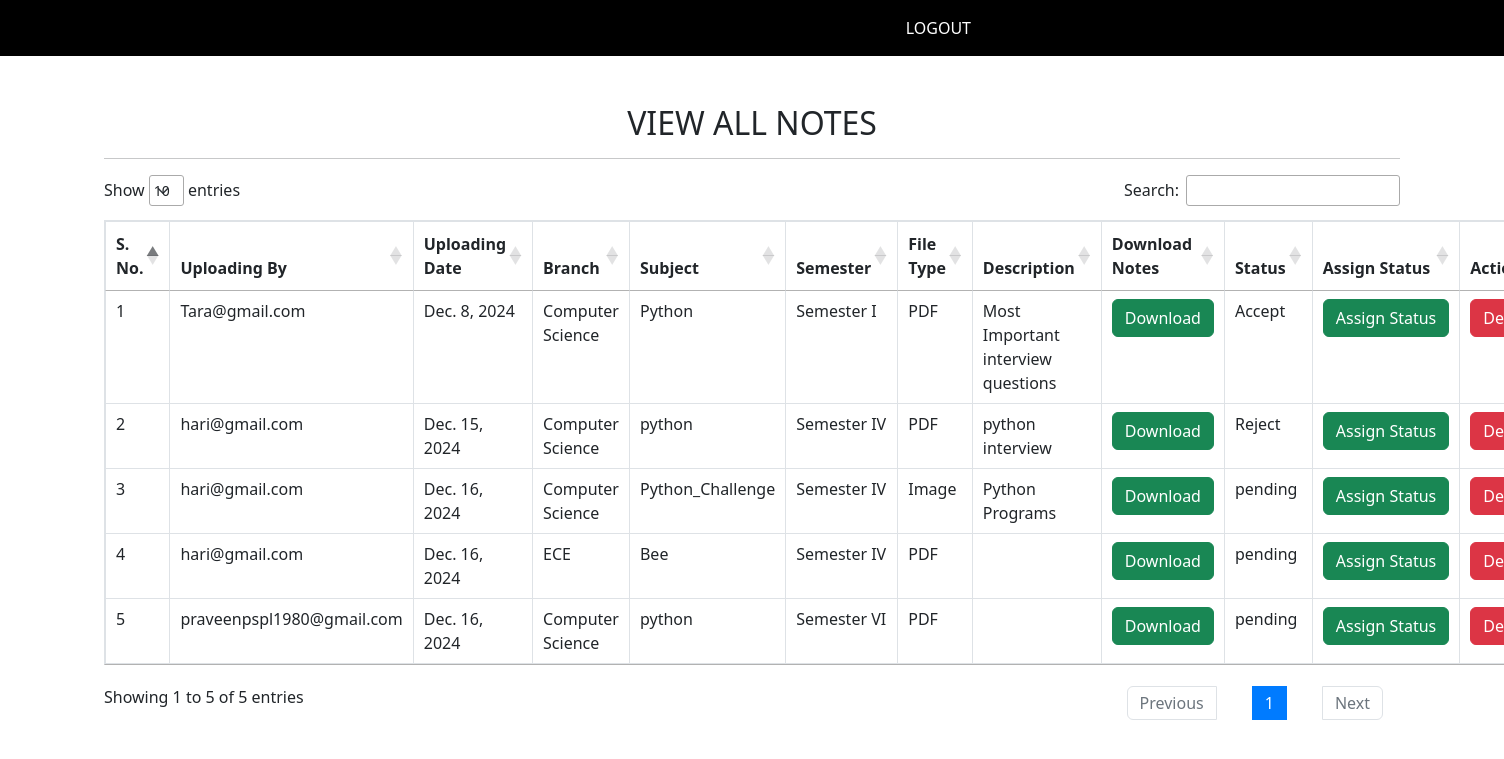
Page /all_notes (signed in) on the committed database.
### Notes/models.py (models this page shows, shortened)
class Notes(models.Model):
    user = models.ForeignKey(User, on_delete=models.CASCADE)
    uploadingdate= models.DateField(auto_now_add=True)
    branch = models.CharField(max_length=40)
    subject=models.CharField(max_length=40)
    designation=models.CharField(max_length=40,default="student")
    notesFile= models.FileField(null=True)
    filetype=models.CharField(max_length=40)
    description= models.CharField(max_length=200,null=True)
    status=models.CharField(max_length=40)
    semester=models.CharField(max_length=50,default="unknown")

### Notes/views.py (the view)
# urls.py: path('all_notes', all_notes, name='all_notes'),
def all_notes(request):
    if not request.user.is_authenticated:
        return redirect('admin_login')
    notes = Notes.objects.all()
    d = {'notes': notes}
    return render(request, 'all_notes.html', d)

### Notes/templates/all_notes.html (shortened to what this page needs)
{% extends 'admin_navigation.html' %}
{% load static %}
{% block body %}
<link rel="stylesheet" href="https://cdn.datatables.net/1.13.6/css/jquery.dataTables.min.css">
<link rel="stylesheet" href="https://cdn.datatables.net/1.13.6/css/dataTables.bootstrap5.min.css">
<link rel="stylesheet" href="https://maxcdn.bootstrapcdn.com/bootstrap/5.3.0/css/bootstrap.min.css">
<div class="container mt-5">
    <h2 class="text-center">VIEW ALL NOTES</h2>
    <hr>
    <table class="table table-bordered" id="example">
        <thead>
            <tr>
                <th>S. No.</th>
                <th>Uploading By</th>
                <th>Uploading Date</th>
                <th>Branch</th>
                <th>Subject</th>
                <th>Semester</th>
                <th>File Type</th>
                <th>Description</th>
                <th>Download Notes</th>
                <th>Status</th>
                <th>Assign Status</th>
                <th>Action</th>
            </tr>
        </thead>
        <tbody>
            {% for i in notes %}
            <tr>
                <td>{{ forloop.counter }}</td>
                <td>{{ i.user.username }}</td>
                <td>{{ i.uploadingdate }}</td>
                <td>{{ i.branch }}</td>
                <td>{{ i.subject }}</td>
                <td>{{ i.semester }}</td>
                <td>{{ i.filetype }}</td>
                <td>{{ i.description }}</td>
                <td>
                    <a href="{{ i.notesFile.url }}" class="btn btn-success" download>Download</a>
                </td>
                <td>{{ i.status }}</td>
                <td><a href="{% url 'assign_status' i.id %}" class="btn btn-success">Assign&nbsp;Status</a></td>
                <td>
                    <a href="{% url 'delete_notes' i.id %}" class="btn btn-danger" onclick="return confirm('Are you sure you want to delete this note?')">Delete</a>
                </td>
            </tr>
            {% empty %}
            <tr>
                <td colspan="12" class="text-center">No accepted notes available</td>
            </tr>
            {% endfor %}
        </tbody>
    </table>
</div>
{% endblock %}

### Notes/templates/admin_navigation.html (shortened to what this page needs)
<!DOCTYPE html>
<html lang="en">
<head>
    {% load static %}
  <link rel="stylesheet" href="https://maxcdn.bootstrapcdn.com/bootstrap/4.3.1/css/bootstrap.min.css">
  <link rel="stylesheet" href="https://use.fontawesome.com/releases/v5.6.3/css/all.css">
    <link rel="stylesheet" href="{% static 'css/mystyle.css' %}">
</head>
<body>
<nav class="navbar navbar-expand-sm justify-content-center" style="background-color: black">
    <ul class="navbar-nav">
         <li class="navbar-item">
            <a class="nav-link" href="{% url 'admin_home' %}">HOME</a>
        </li>
         <li class="nav-item dropdown">
            <a class="nav-link dropdown-toggle" href="#" data-toggle="dropdown">VIEW NOTES</a>
        </li>
         <li class="navbar-item">
            <a class="nav-link" href="{% url 'view_users' %}">VIEW USERS</a>
        </li>
        <li class="navbar-item">
            <form method="post" action="{% url 'logout' %}" style="display: inline;">
                <button type="submit" class="nav-link" style="border: none; background: none;  color: white; cursor: pointer;">LOGOUT</button>
            </form>
        </li>
    </ul>
</nav>
</body>
</html>
{% block body %}
{% endblock %}

### Notes/static/css/mystyle.css (style rules this page uses)
.nav-link { color:white }
.navbar-item { margin: 0 20px; }

### rows in the picture
Notes: user.username "Tara@gmail.com", uploadingdate "Dec. 8, 2024", branch "Computer Science", subject "Python", semester "Semester I", filetype "PDF", description "Most Important interview questions", status "Accept"
Notes: user.username "hari@gmail.com", uploadingdate "Dec. 15, 2024", branch "Computer Science", subject "python", semester "Semester IV", filetype "PDF", description "python interview", status "Reject"
Notes: user.username "hari@gmail.com", uploadingdate "Dec. 16, 2024", branch "Computer Science", subject "Python_Challenge", semester "Semester IV", filetype "Image", description "Python Programs", status "pending"
Notes: user.username "hari@gmail.com", uploadingdate "Dec. 16, 2024", branch "ECE", subject "Bee", semester "Semester IV", filetype "PDF", status "pending"
Notes: user.username "praveenpspl1980@gmail.com", uploadingdate "Dec. 16, 2024", branch "Computer Science", subject "python", semester "Semester VI", filetype "PDF", status "pending"
